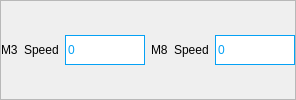
           <widget class="QFrame" name="frame_60">
            <property name="frameShape">
             <enum>QFrame::StyledPanel</enum>
            </property>
            <property name="frameShadow">
             <enum>QFrame::Raised</enum>
            </property>
            <layout class="QHBoxLayout" name="horizontalLayout_37">
             <property name="leftMargin">
              <number>0</number>
             </property>
             <property name="topMargin">
              <number>0</number>
             </property>
             <property name="rightMargin">
              <number>0</number>
             </property>
             <property name="bottomMargin">
              <number>0</number>
             </property>
             <item>
              <widget class="QLabel" name="label_65">
               <property name="text">
                <string>M3</string>
               </property>
              </widget>
             </item>
             <item>
              <widget class="QLabel" name="label_66">
               <property name="text">
                <string>Speed</string>
               </property>
              </widget>
             </item>
             <item>
              <widget class="QLineEdit" name="lineEdit_69">
               <property name="minimumSize">
                <size>
                 <width>60</width>
                 <height>30</height>
                </size>
               </property>
               <property name="maximumSize">
                <size>
                 <width>80</width>
                 <height>16777215</height>
                </size>
               </property>
               <property name="styleSheet">
                <string notr="true">border: 1px solid  rgb(5, 161, 245);
color: rgb(5, 161, 245);</string>
               </property>
               <property name="text">
                <string>0</string>
               </property>
               <property name="readOnly">
                <bool>true</bool>
               </property>
              </widget>
             </item>
             <item>
              <widget class="QLabel" name="label_64">
               <property name="text">
                <string>M8</string>
               </property>
              </widget>
             </item>
             <item>
              <widget class="QLabel" name="label_63">
               <property name="text">
                <string>Speed</string>
               </property>
              </widget>
             </item>
             <item>
              <widget class="QLineEdit" name="lineEdit_68">
               <property name="minimumSize">
                <size>
                 <width>60</width>
                 <height>30</height>
                </size>
               </property>
               <property name="maximumSize">
                <size>
                 <width>80</width>
                 <height>16777215</height>
                </size>
               </property>
               <property name="styleSheet">
                <string notr="true">border: 1px solid  rgb(5, 161, 245);
color: rgb(5, 161, 245);</string>
               </property>
               <property name="text">
                <string>0</string>
               </property>
               <property name="readOnly">
                <bool>true</bool>
               </property>
              </widget>
             </item>
            </layout>
           </widget>
